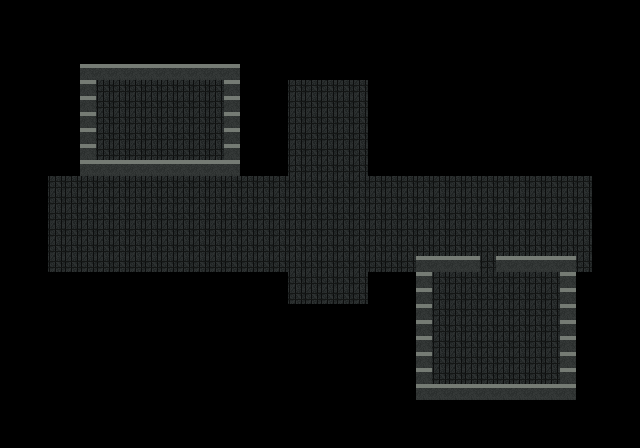

This is a level from a 2D game, rendered from its Tiled map with the project's own tilesets. A one-line summary and the map file follow, with tile-layer data summarised:
An orthogonal 40x28 tile map with 16x16 px tiles, 4 tile layers (Ground, Walls, Decor, Objects), 1 hidden layer not drawn and 9 objects (2x spawn, 2x exit, 2x loot, npc, story, ...).

<map version="1.10" tiledversion="1.11.0" orientation="orthogonal" renderorder="right-down" width="40" height="28" tilewidth="16" tileheight="16" infinite="0" nextlayerid="7" nextobjectid="10">
 <properties>
  <property name="style" value="pixel_beta_cletus" />
  <property name="area_id" value="cletus_buried_city" />
  <property name="title" value="Buried City And Ghost Girl" />
  <property name="music_hint" value="low_dungeon_ambient" />
 </properties>
 <tileset firstgid="1" name="veyrindel_dungeon_16" tilewidth="16" tileheight="16" tilecount="32" columns="8">
  <image source="tilesets/veyrindel_dungeon_16.png" width="128" height="64" />
 </tileset>
 <layer id="1" name="Ground" width="40" height="28">
  <data>[1120 cells, 340 non-empty, 1 distinct tile ids]</data>
 </layer>
 <layer id="2" name="Walls" width="40" height="28">
  <data>[1120 cells, 63 non-empty, 1 distinct tile ids]</data>
 </layer>
 <layer id="3" name="Decor" width="40" height="28">
  <data>[1120 cells, 0 non-empty, 0 distinct tile ids]</data>
 </layer>
 <layer id="4" name="Objects" width="40" height="28">
  <data>[1120 cells, 0 non-empty, 0 distinct tile ids]</data>
 </layer>
 <layer id="5" name="Collision" width="40" height="28" opacity="0.28" visible="0">
  <data>[1120 cells, 789 non-empty, 1 distinct tile ids]</data>
 </layer>
 <objectgroup id="6" name="Entities">
  <object id="1" name="city_entry" type="spawn" x="64" y="224" width="16" height="16">
   <properties>
    <property name="spawn_id" value="city_entry" />
    <property name="facing" value="east" />
   </properties>
  </object>
  <object id="2" name="from_districts" type="spawn" x="528" y="224" width="16" height="16">
   <properties>
    <property name="spawn_id" value="from_districts" />
    <property name="facing" value="west" />
   </properties>
  </object>
  <object id="3" name="back_to_cave" type="exit" x="48" y="224" width="16" height="16">
   <properties>
    <property name="target_map" value="cletus_escape_cave" />
    <property name="target_spawn" value="from_city" />
    <property name="text" value="Cletus slips back into the cave tunnel." />
   </properties>
  </object>
  <object id="4" name="pale_girl" type="npc" x="320" y="128" width="16" height="16">
   <properties>
    <property name="text" value="The pale girl watches Cletus lift his axe. The swing cuts cold air. She tilts her head, then points to the barracks and the market before vanishing." />
    <property name="sprite" value="npc_ghost_girl.svg" />
   </properties>
  </object>
  <object id="5" name="ghost_fight_result" type="story" x="320" y="160" width="16" height="16">
   <properties>
    <property name="text" value="Cletus rushes the ghost, slips through her shape, and hits the floor hard. Lesson learned: not every problem is axe-shaped." />
    <property name="once" value="true" />
    <property name="ability" value="second_wind" />
   </properties>
  </object>
  <object id="6" name="cracked_doll" type="loot" x="336" y="160" width="16" height="16">
   <properties>
    <property name="kind" value="doll" />
    <property name="amount" value="1" />
    <property name="text" value="The cracked doll is cold in Cletus's hand. It goes in the sack whether he likes it or not." />
   </properties>
  </object>
  <object id="7" name="miasma_wraith" type="monster" x="208" y="224" width="16" height="16">
   <properties>
    <property name="encounter" value="miasma_wraith" />
    <property name="note" value="" />
   </properties>
  </object>
  <object id="8" name="old_potion_cache" type="loot" x="480" y="288" width="16" height="16">
   <properties>
    <property name="kind" value="potion" />
    <property name="amount" value="1" />
    <property name="text" value="A sealed medical tube still holds one usable potion." />
   </properties>
  </object>
  <object id="9" name="to_district_sign" type="exit" x="544" y="224" width="16" height="16">
   <properties>
    <property name="target_map" value="cletus_districts" />
    <property name="target_spawn" value="district_entry" />
    <property name="text" value="Cletus reaches an old road sign: barracks left, merchant district right." />
   </properties>
  </object>
 </objectgroup>
</map>
